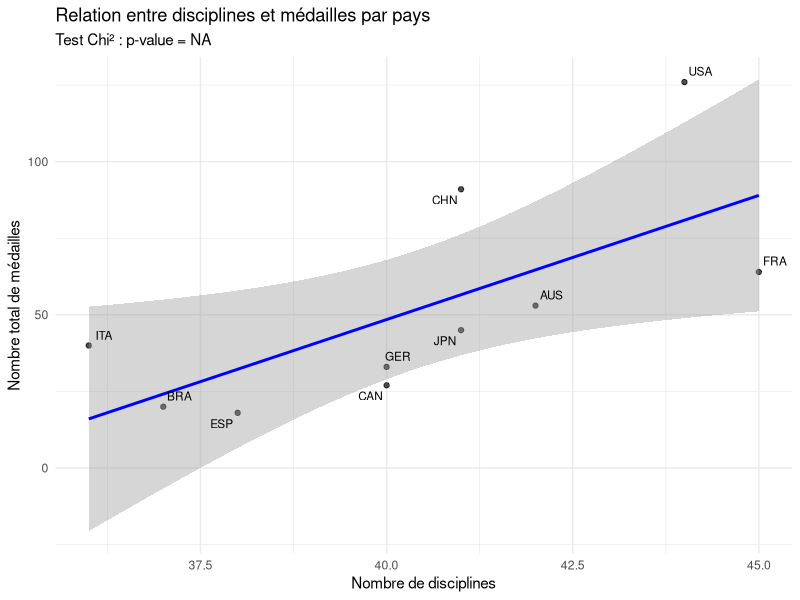
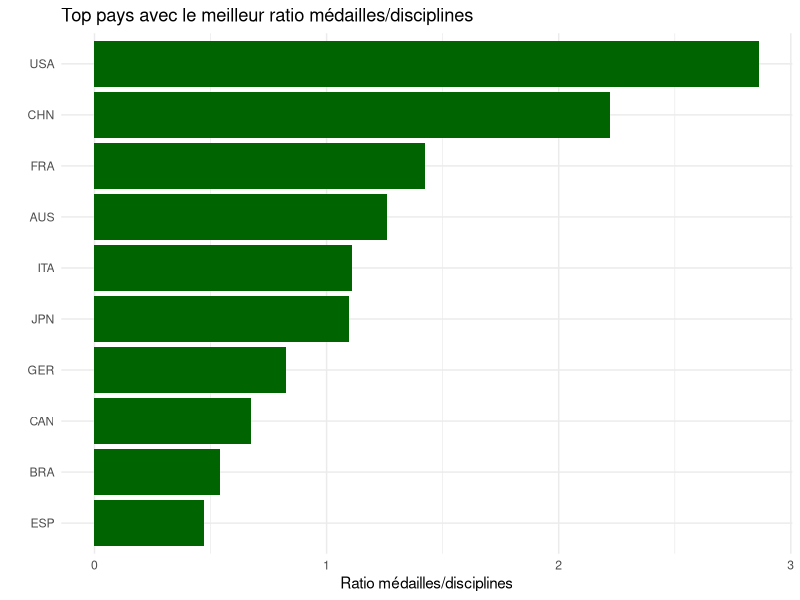
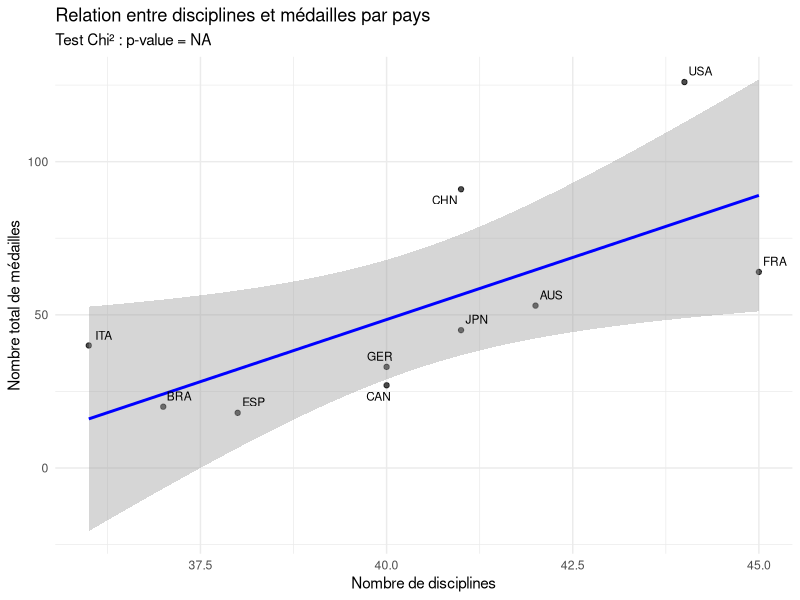
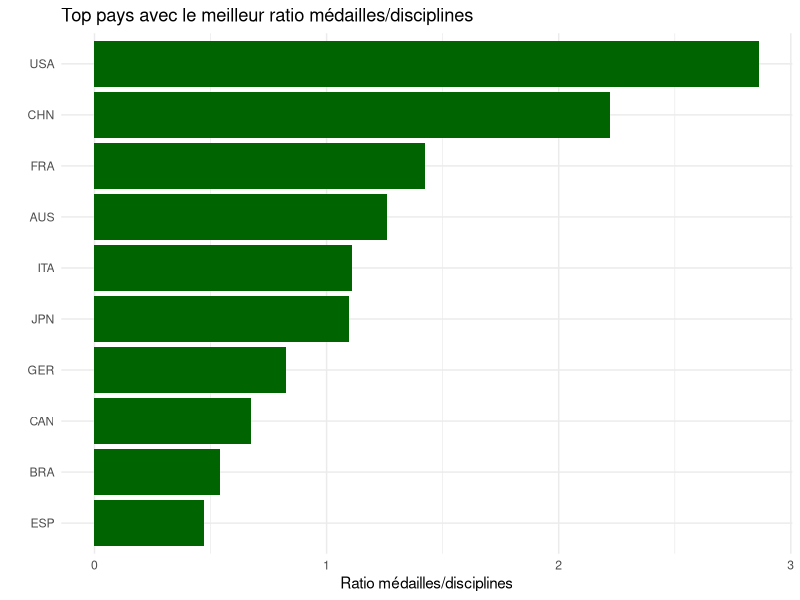

Generate these figures, in order, with R:
# Installation et chargement des packages nécessaires
if (!require("readxl")) install.packages("readxl")
if (!require("dplyr")) install.packages("dplyr")
if (!require("ggplot2")) install.packages("ggplot2")
if (!require("ggrepel")) install.packages("ggrepel")

library(readxl)
library(dplyr)
library(ggplot2)
library(ggrepel)

# Importation des données pour les médailles
donnees_medailles <- read_excel("Projet JOs/Porjet_JO.xlsx", sheet = "Travail_medailles")

# Calcul du nombre de médailles par pays (utilisez Country_code au lieu de Country)
nombre_medailles <- table(donnees_medailles$Country_code, donnees_medailles$Medal_type)
nombre_medailles <- as.data.frame.matrix(nombre_medailles)
nombre_medailles$Total <- rowSums(nombre_medailles)
nombre_medailles$Pays <- rownames(nombre_medailles)
nombre_medailles <- nombre_medailles[order(-nombre_medailles$Total),]

# Utilisation directe des données de disciplines fournies
disciplines_par_pays <- data.frame(
  Country = c("FRA", "USA", "AUS", "CHN", "JPN", "CAN", "GER", "ESP", "BRA", "ITA"),
  Nombre_Disciplines = c(45, 44, 42, 41, 41, 40, 40, 38, 37, 36)
)

# Combiner les données (pas besoin de changer car les codes pays correspondent déjà)
donnees_combinees <- inner_join(
  nombre_medailles %>% select(Pays, Total),
  disciplines_par_pays,
  by = c("Pays" = "Country")
)

# Le reste du code reste inchangé
# Créer des catégories pour l'analyse chi-carré
donnees_combinees <- donnees_combinees %>%
  mutate(
    Cat_Disciplines = cut(Nombre_Disciplines,
                          breaks = c(0, 35, 40, 45, Inf),
                          labels = c("30-35", "36-40", "41-45", "45+"),
                          include.lowest = TRUE),
    Cat_Medailles = cut(Total,
                        breaks = c(0, 20, 40, 60, Inf),
                        labels = c("1-20", "21-40", "41-60", "60+"),
                        include.lowest = TRUE)
  )

# Table de contingence pour le test chi-carré
contingence <- table(donnees_combinees$Cat_Disciplines, donnees_combinees$Cat_Medailles)
print("Table de contingence:")
print(contingence)

# Test d'indépendance du Chi-carré
test_chi2 <- chisq.test(contingence, simulate.p.value = TRUE)
print("Résultat du test Chi-carré:")
print(test_chi2)

# Afficher les résidus standardisés
print("Résidus standardisés:")
print(round(test_chi2$residuals, 2))

# Graphique de la relation
p1 <- ggplot(donnees_combinees, aes(x = Nombre_Disciplines, y = Total)) +
  geom_point(alpha = 0.7) +
  geom_smooth(method = "lm", se = TRUE, color = "blue") +
  geom_text_repel(aes(label = Pays), size = 3) +
  labs(title = "Relation entre disciplines et médailles par pays",
       subtitle = paste("Test Chi² : p-value =", format.pval(test_chi2$p.value, digits = 3)),
       x = "Nombre de disciplines",
       y = "Nombre total de médailles") +
  theme_minimal()

print(p1)
ggsave("Projet JOs/disciplines_medailles_chi2.png", p1, width = 10, height = 8, dpi = 300)

# Ratio médailles/disciplines
donnees_combinees$Ratio <- donnees_combinees$Total / donnees_combinees$Nombre_Disciplines

# Top pays par efficacité
top_efficacite <- donnees_combinees %>%
  arrange(desc(Ratio)) %>%
  head(10)

p3 <- ggplot(top_efficacite, aes(x = reorder(Pays, Ratio), y = Ratio)) +
  geom_bar(stat = "identity", fill = "darkgreen") +
  coord_flip() +
  labs(title = "Top pays avec le meilleur ratio médailles/disciplines",
       x = "",
       y = "Ratio médailles/disciplines") +
  theme_minimal()

print(p3)
ggsave("Projet JOs/top10_efficacite_pays.png", p3, width = 8, height = 6, dpi = 300)